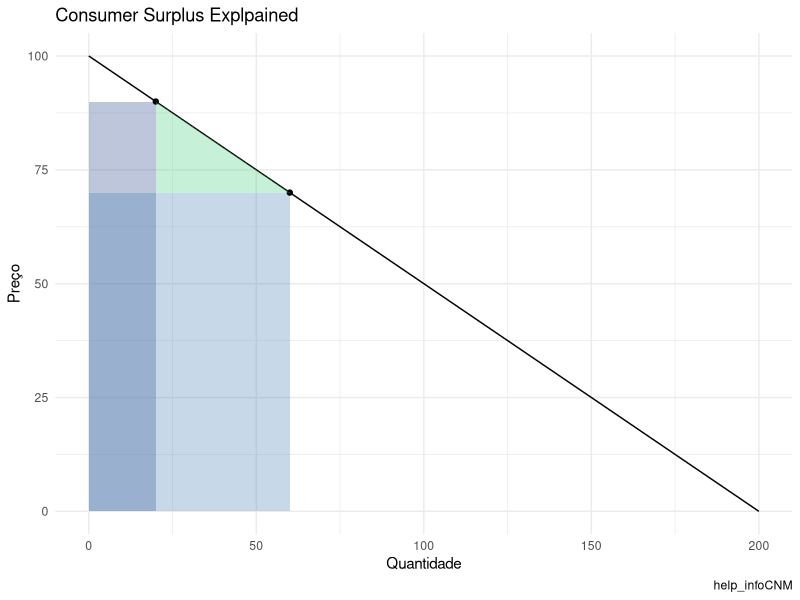

Reproduce this figure in R.
library(tidyverse)

# Contantes
cl = 200; ca = -2

# Função Demanda
D <- function(p){
  demand = cl + ca * p
  return(demand)
}

# Função Preço
P <- function(d){
  price = (d - cl) / ca
  return(price)
}

# Pontos em que a curva Demanda cruza os eixos x e y 
D(10); P(D(10))
D(0); P(D(0))

# alores iniciais
p1 = 90; p2 = 70

# Tabela root
df <- data.frame(
  y = c(P(0), 0, p1, p1, 0, p2, p2, 0, min(p1, p2)),
  x = c(0, D(0), D(p1), 0, D(p1), D(p2), 0, D(p2), min(D(p1), D(p2))),
  leg = c("preço_max", "preço_min", "input1", "lin_hor1", "lin_ver1", "input2", "lin_hor2", "lin_ver2", "mid_pt")
); df

# Triangle data
triang <- data.frame(
  y = c(df$y[3], df$y[6], df$y[9]),
  x = c(df$x[3], df$x[6], df$x[9])
); triang

# gráfico do Consumer Surplus
ggplot()+
  geom_segment(aes(x = df$x[1], y = df$y[1], xend = df$x[2], yend = df$y[2]))+ # Curva Demanda
  # geom_segment(aes(x = df$x[3], y = df$y[3]), xend = df$x[4], yend = df$y[4], size = 1, linetype=2) + # Linha horizontal
  # geom_segment(aes(x = df$x[3], y = df$y[3]), xend = df$x[5], yend = df$y[5], size = 1, linetype=2) + # Linha vertical
  geom_rect(aes(xmin = 0, ymin = 0, xmax = df$x[5], ymax = df$y[4]), alpha = 0.3, fill = "royalblue4") + # Quadrado principal
  # geom_segment(aes(x = df$x[6], y = df$y[6]), xend = df$x[7], yend = df$y[7], size = 1, linetype=2) + # Linha horizontal
  # geom_segment(aes(x = df$x[6], y = df$y[6]), xend = df$x[8], yend = df$y[8], size = 1, linetype=2) + # Linha vertical
  geom_rect(aes(xmin = 0, ymin = 0, xmax = df$x[8], ymax = df$y[7]), alpha = 0.3, fill = "steelblue") + # Quadrado principal
  geom_point(aes(x = df$x[3], y = df$y[3]))+
  geom_point(aes(x = df$x[6], y = df$y[6]))+
  # geom_polygon(aes(x = c(df$x[c(3, 6)], 0), y = c(df$y[c(3, 6)], 0))) +
  geom_polygon(aes(x = triang$x, y = triang$y), fill = "seagreen3", alpha = 0.3) +
  labs(
    title = "Consumer Surplus Explpained", 
    caption = "help_infoCNM", 
    x = "Quantidade", 
    y= "Preço"
  ) +
  theme_minimal()
